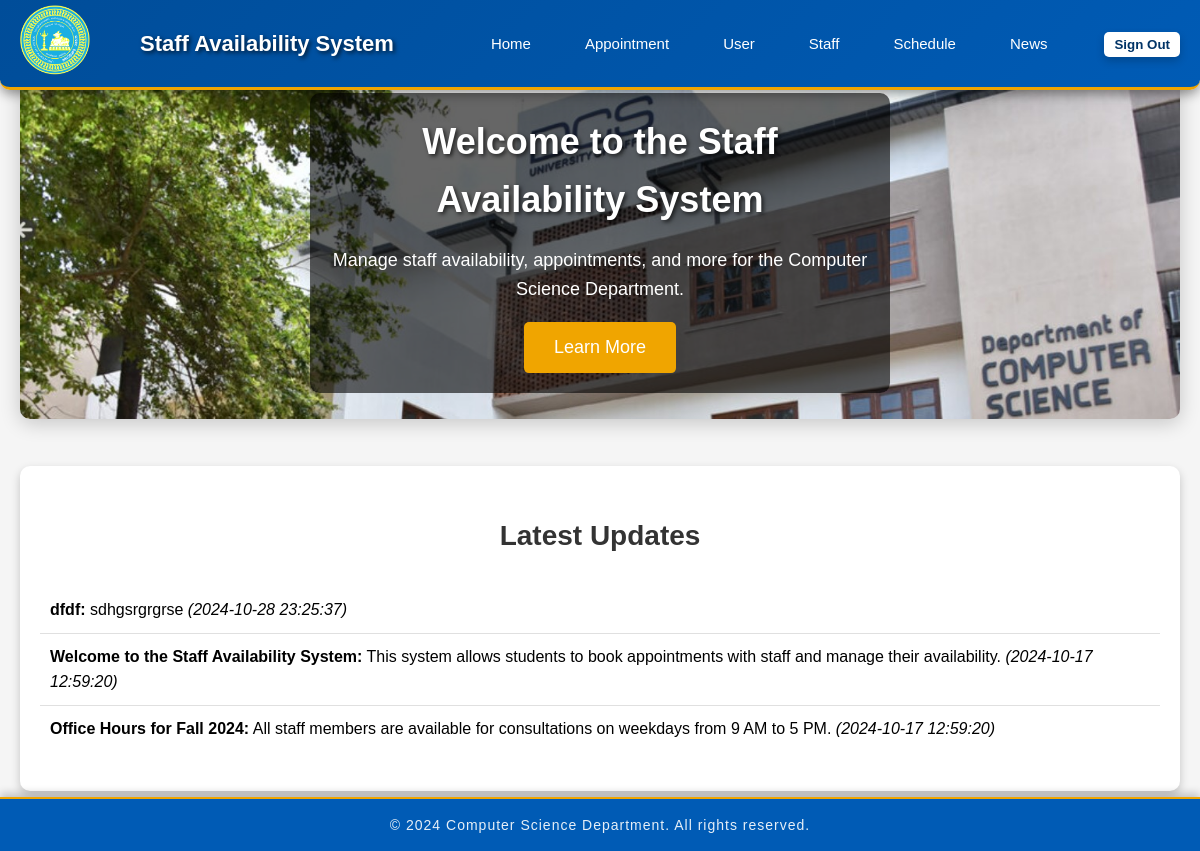
/page/Homeadmin.php, run on the app's committed database.
### tables this page shows
CREATE TABLE `news_updates` (
  `id` int(11) NOT NULL,
  `title` varchar(255) NOT NULL,
  `content` text NOT NULL,
  `created_at` datetime DEFAULT current_timestamp()
);

### page/Homeadmin.php (the view, shortened to what this page needs)
<!DOCTYPE html>
<html lang="en">
<head>
    <link rel="stylesheet" href="../style/navbar.css">
    <link rel="stylesheet" href="../style/styles.css">
    <link rel="stylesheet" href="https://cdnjs.cloudflare.com/ajax//libs/font-awesome/6.4.0/css/all.min.css"
/>
</head>
<body>
    <header class="header" id="header">
        <div class="navbar">
            <div class="logo">
            <a href="Homeadmin.php"><img src="../media/department-logo.png" alt="Department Logo" /></a>
            </div>
            <h1>Staff Availability System</h1>
            <nav>
            <ul class="nav-list" id="dropdown-content">
                    <li><a href="Homeadmin.php">Home</a></li>
                    <li><a href="AppointmentManagement.php">Appointment</a></li>
                    <li><a href="userManagement.php">User</a></li>
                    <li><a href="staffManagement.php">Staff</a></li>
                    <li><a href="scheduleManagement.php">Schedule</a></li>
                    <li><a href="newsManagement.php">News</a></li>
                </ul>
            </nav>
            <form method="POST" style="display: inline;">
                <button type="submit" name="sign_out" class="login-btn">Sign Out</button>
            </form>
        </div>
    </header>
    <section id="home" class="intro">
        <div class="hero-section">
            <img src="../media/hero-image.jpg" alt="Department Building" class="hero-image">
            <div class="hero-text">
                <h2>Welcome to the Staff Availability System</h2>
                <p>Manage staff availability, appointments, and more for the Computer Science Department.</p>
                <button class="cta-btn">Learn More</button>
            </div>
        </div>
        <div class="updates">
            <h3>Latest Updates</h3>
            <ul id="notification-list">
                <?php
                include 'db.php';
                $sql = "SELECT title, content, created_at FROM news_updates ORDER BY created_at DESC LIMIT 5";
                $stmt = $pdo->query($sql);
                if ($stmt->rowCount() > 0) {
                    while ($row = $stmt->fetch()) {
                        echo "<li><strong>" . htmlspecialchars($row['title']) . ":</strong> " . htmlspecialchars($row['content']) . " <em>(" . $row['created_at'] . ")</em></li>";
                    }
                } else {
                    echo "<li>No updates available.</li>";
                }
                ?>
            </ul>
        </div>
    </section>
    <footer>
        <p>&copy; 2024 Computer Science Department. All rights reserved.</p>
    </footer>
</body>
</html>

### style/navbar.css (style rules this page uses)
.header { position: fixed; width: 100%; top: 0; left: 0; z-index: 1000; transition: background-color 0.3s, box-shadow 0.3s; }
.navbar { display: flex; justify-content: space-between; align-items: center; background: linear-gradient(135deg, #004d99, #005bb5); padding: 0.3em 20px; color: white; box-shadow: 0 4px 12px rgba(0, 0, 0, 0.4); border-bottom: 3px solid #f0a500; border-radius: 0 0 10px 10px; }
.logo img { width: 70px; height: auto; transition: transform 0.3s; }
.navbar h1 { font-size: 22px; margin-left: 20px; font-weight: bold; text-shadow: 2px 2px 4px rgba(0, 0, 0, 0.7); }
.navbar ul { display: flex; margin-left: auto; }
.navbar ul li { list-style: none; margin: 0 15px; position: relative; }
.navbar ul li a { color: white; text-decoration: none; font-size: 15px; padding: 8px 12px; border-radius: 5px; transition: background-color 0.3s ease-in, color 0.3s ease-in, transform 0.3s ease-in; }
.login-btn { padding: 10px 20px; background-color: #f0a500; color: white; border: none; border-radius: 5px; cursor: pointer; transition: background-color 0.3s ease-in, transform 0.3s, box-shadow 0.3s; font-weight: bold; box-shadow: 0 4px 8px rgba(0, 0, 0, 0.2); }
body { font-family: 'Arial', sans-serif; margin: 0; padding: 0; background-color: #f5f5f5; line-height: 1.6; }
footer { background-color: #005bb5; color: #ffffff; padding: 15px 0; text-align: center; position: fixed; bottom: 0; width: 100%; box-shadow: 0 -4px 8px rgba(0, 0, 0, 0.2); border-top: 2px solid #f0a500; }
footer p { margin: 0; font-size: 14px; font-weight: 250; letter-spacing: 1px; opacity: 0.9; }

### style/styles.css (style rules this page uses)
.intro { position: relative; overflow: hidden; padding: 60px 20px; }
.login-btn { text-decoration: none; background-color: #ffffff; color: #003366; border: none; padding: 5px 10px; border-radius: 5px; cursor: pointer; transition: background-color 0.3s; }
.hero-section { position: relative; text-align: center; }
.hero-image { width: 100%; height: auto; border-radius: 10px; box-shadow: 0 4px 20px rgba(0, 0, 0, 0.2); }
.hero-text { position: absolute; top: 50%; left: 50%; transform: translate(-50%, -50%); color: white; background-color: rgba(0, 0, 0, 0.6); padding: 20px; border-radius: 10px; }
.hero-text h2 { font-size: 36px; margin: 0; text-shadow: 2px 2px 4px rgba(0, 0, 0, 0.7); }
.hero-text p { font-size: 18px; }
.cta-btn { padding: 15px 30px; background-color: #f0a500; color: white; border: none; border-radius: 5px; font-size: 18px; cursor: pointer; transition: background-color 0.3s ease, transform 0.3s ease; }
.updates { margin-top: 40px; padding: 20px; background-color: white; border-radius: 10px; box-shadow: 0 4px 10px rgba(0, 0, 0, 0.2); }
.updates h3 { font-size: 28px; text-align: center; color: #333; }
#notification-list { list-style-type: none; padding: 0; max-height: 300px; overflow-y: auto; margin: 20px 0; }
#notification-list li { padding: 10px; border-bottom: 1px solid #e0e0e0; transition: background-color 0.3s ease; }
#notification-list li:last-child { border-bottom: none; }

### data on the page
news_updates: title "dfdf", content "sdhgsrgrgrse", created_at "2024-10-28 23:25:37"
news_updates: title "Welcome to the Staff Availability System", content "This system allows students to book appointments with staff and manage their availability.", created_at "2024-10-17 12:59:20"
news_updates: title "Office Hours for Fall 2024", content "All staff members are available for consultations on weekdays from 9 AM to 5 PM.", created_at "2024-10-17 12:59:20"
